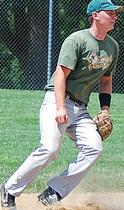
#> input picture LIP_JPPNet/datasets/examples/images/114317_456748.jpg, 124 x 210 px
$ python non-person.py
#> lines starting #> are read from the running program, lines starting #| are printed output that depends on the picture; after the words box and inside, x2 and y2 are one past the last pixel; in counts of white or black regions, pixels touching at a corner belong together
import cv2
import numpy as np

cv2.namedWindow("img", cv2.WINDOW_NORMAL)

# Input
print()
print('##################################################################')
print()
address = input('Enter path of file: ')
#> the answer given: ../LIP_JPPNet/datasets/examples/images/114317_456748.jpg
print()
print('##################################################################')
print()
img = cv2.imread(address)
#> img is the input picture: shape (210, 124, 3); mean B, G, R 127.3, 139.3, 127.2
gray = cv2.cvtColor(img,cv2.COLOR_BGR2GRAY)
height, width, channels = img.shape
#> height = 210; width = 124; channels = 3
blurred = cv2.GaussianBlur(img, (9, 9), 0)
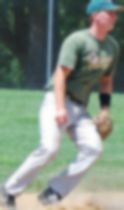
#> blurred: shape (210, 124, 3); mean B, G, R 127.3, 139.3, 127.2
cv2.imshow('img', blurred)
cv2.waitKey()

# Edge detection
edges = cv2.Canny(gray, 100, 200)
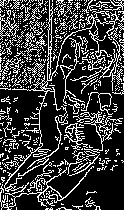
#> edges: shape (210, 124); 23.6% white in thin lines or dots
cv2.imshow('img', edges)
cv2.waitKey()
edges = cv2.dilate(edges, None)
#> edges: shape (210, 124); 69.4% white; 200 black regions (164 under 20 px), largest, box (x1, y1, x2, y2) and area: (62, 120, 124, 210) 2136, (0, 90, 44, 134) 846, (41, 93, 64, 150) 677
cv2.imshow('img', edges)
cv2.waitKey()
edges = cv2.erode(edges, None)
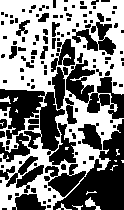
#> edges: shape (210, 124); 49.8% white; 14 white regions (9 under 20 px)
cv2.imshow('img', edges)
cv2.waitKey()

# Find contours in edges, sort by area
contour_info = []
contours, _ = cv2.findContours(edges, cv2.RETR_LIST, cv2.CHAIN_APPROX_SIMPLE)
#> contours = 161 contours, 86 with area under 20; largest, box (x1, y1, x2, y2) and area: (0, 0, 124, 210) 19706, (39, 91, 66, 152) 961, (65, 59, 96, 104) 751, (48, 122, 77, 166) 595, (47, 170, 87, 198) 533
for c in contours:
    contour_info.append((
        c,
        cv2.isContourConvex(c),
        cv2.contourArea(c),
    ))
#> this loop made 161 passes
#> c on pass 28: [[114, 160], [115, 161], [116, 161], [116, 160]]
#> after the loop, contour_info = 161 items
contour_info = sorted(contour_info, key=lambda c: c[2], reverse=True)
max_contour = contour_info[0]
#> max_contour = 3 items, first 3: contour of 472 points, box (x1, y1, x2, y2) (0, 0, 124, 210), area 19706, False, 19706

# Create empty mask and flood fill
mask = np.zeros(edges.shape)
for c in contour_info:
    cv2.fillConvexPoly(mask, c[0], (255))
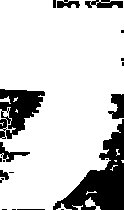
#> mask: shape (210, 124) float64; 81% white; 20 black regions (11 under 20 px), largest, box (x1, y1, x2, y2) and area: (53, 119, 124, 210) 2618, (0, 89, 45, 139) 1339, (108, 94, 124, 119) 271

cv2.imshow('img', mask)
cv2.waitKey()

# Smooth mask and blur it
kernel = np.ones((10, 10), np.uint8)
mask = cv2.dilate(mask, kernel, iterations=3)
#> mask: shape (210, 124) float64; 99.1% white; 1 black region, box (x1, y1, x2, y2) and area: (112, 186, 124, 210) 227
cv2.imshow('img', mask)
cv2.waitKey()
mask = cv2.erode(mask, kernel, iterations=3)
#> mask: shape (210, 124) float64; 96.7% white; 1 black region, box (x1, y1, x2, y2) and area: (100, 174, 124, 210) 861
cv2.imshow('img', mask)
cv2.waitKey()
mask = cv2.GaussianBlur(mask, (21, 21), 0)
cv2.imshow('img', mask)
cv2.waitKey()

# Create 3-channel alpha mask
mask_stack = np.dstack([mask]*3)

# Blend mask and foreground image
mask_stack  = mask_stack.astype('float32') / 255.0
img         = img.astype('float32') / 255.0
masked = (mask_stack * img) + ((1-mask_stack) * (1.0,1.0,1.0))
masked = (masked * 255).astype('uint8')

# Make the background transparent by adding 4th alpha channel
tmp = cv2.cvtColor(masked, cv2.COLOR_BGR2GRAY)
_,alpha = cv2.threshold(tmp,0,255,cv2.THRESH_BINARY)
#> alpha: shape (210, 124); 100% white; black in thin lines or dots, all inside (x1, y1, x2, y2) = (8, 17, 116, 106)
b, g, r = cv2.split(masked)
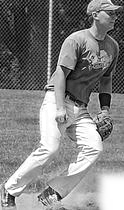
#> b: shape (210, 124); min 0, max 255, mean 130.2
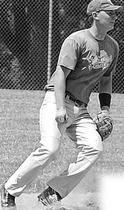
#> g: shape (210, 124); min 0, max 255, mean 141.5
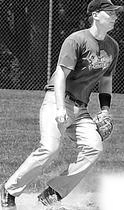
#> r: shape (210, 124); min 0, max 255, mean 129.4
rgba = [b,g,r, alpha]
dst = cv2.merge(rgba,4)

# Display
#  cv2.imshow('img', dst)
#  cv2.waitKey()
cv2.imwrite("output.png",dst)
print("saved the output image in output.png")
print()
print('##################################################################')

$ run again, on LIP_JPPNet/datasets/examples/images/313434_204398.jpg
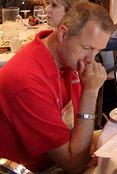
#> input picture LIP_JPPNet/datasets/examples/images/313434_204398.jpg, 117 x 174 px
#> img is the input picture: shape (174, 117, 3); mean B, G, R 53.7, 61.2, 139.8
#> `edges = cv2.erode(edges, None)`:
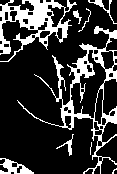
#> edges: shape (174, 117); 20.9% white; 9 white regions (2 under 20 px)
#> contours = 46 contours, 15 with area under 20; largest, box (x1, y1, x2, y2) and area: (17, 26, 117, 174) 3300, (0, 0, 77, 62) 1924, (70, 49, 107, 119) 1200, (0, 158, 34, 174) 246, (94, 88, 104, 125) 227
#> the loop `for c in contours:` made 46 passes
#> after the loop `for c in contours:`: contour_info = 46 items
#> max_contour = 3 items, first 3: contour of 461 points, box (x1, y1, x2, y2) (17, 26, 117, 174), area 3300, False, 3300
#> the loop `for c in contour_info:` made 46 passes
#> alpha: shape (174, 117); 100% white; black in thin lines or dots, all inside (x1, y1, x2, y2) = (107, 83, 116, 110)
#> `b, g, r = cv2.split(masked)`:
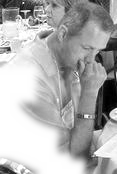
#> r: shape (174, 117); min 0, max 255, mean 175.1

$ run again, on LIP_JPPNet/datasets/examples/images/342469_423620.jpg
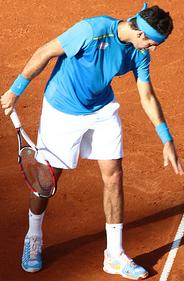
#> input picture LIP_JPPNet/datasets/examples/images/342469_423620.jpg, 184 x 281 px
#> img is the input picture: shape (281, 184, 3); mean B, G, R 97.4, 116.3, 157.3
#> `edges = cv2.erode(edges, None)`:
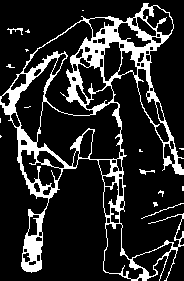
#> edges: shape (281, 184); 16.4% white; 16 white regions (12 under 20 px)
#> contours = 90 contours, 30 with area under 20; largest, box (x1, y1, x2, y2) and area: (0, 3, 184, 281) 22634, (36, 101, 122, 167) 3332, (23, 20, 94, 116) 2389, (14, 57, 58, 143) 1454, (103, 223, 144, 280) 1064
#> the loop `for c in contours:` made 90 passes
#> c on passes 17, 37, 39: [[182, 186], [182, 190], [183, 190], [183, 186]], [[0, 135], [0, 137], [1, 136]], [[0, 118], [0, 122]]
#> after the loop `for c in contours:`: contour_info = 90 items
#> max_contour = 3 items, first 3: contour of 821 points, box (x1, y1, x2, y2) (0, 3, 184, 281), area 22634, False, 22634
#> the loop `for c in contour_info:` made 90 passes
#> alpha: shape (281, 184); every value is 255
#> `b, g, r = cv2.split(masked)`:
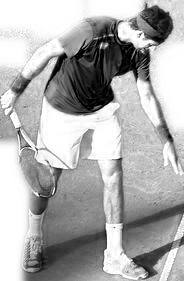
#> r: shape (281, 184); min 0, max 255, mean 173.1

$ run again, on LIP_JPPNet/datasets/examples/images/447689_524975.jpg
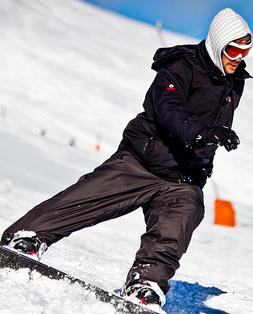
#> input picture LIP_JPPNet/datasets/examples/images/447689_524975.jpg, 253 x 314 px
#> img is the input picture: shape (314, 253, 3); mean B, G, R 165.3, 159.8, 160.1
#> contours = 128 contours, 52 with area under 20; largest, box (x1, y1, x2, y2) and area: (0, 8, 253, 314) 35465, (111, 45, 250, 188) 11013, (39, 207, 147, 296) 5058, (6, 153, 156, 234) 3378, (140, 185, 205, 258) 2014
#> the loop `for c in contours:` made 128 passes
#> c on pass 33: [[48, 270], [48, 272], [49, 271]]
#> after the loop `for c in contours:`: contour_info = 128 items
#> max_contour = 3 items, first 3: contour of 646 points, box (x1, y1, x2, y2) (0, 8, 253, 314), area 35465, False, 35465
#> the loop `for c in contour_info:` made 128 passes
#> alpha: shape (314, 253); 99.6% white; black in thin lines or dots, all inside (x1, y1, x2, y2) = (10, 59, 249, 294)
#> `b, g, r = cv2.split(masked)`:
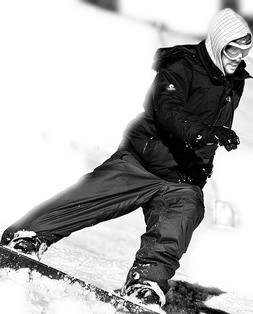
#> r: shape (314, 253); min 0, max 255, mean 177.8
